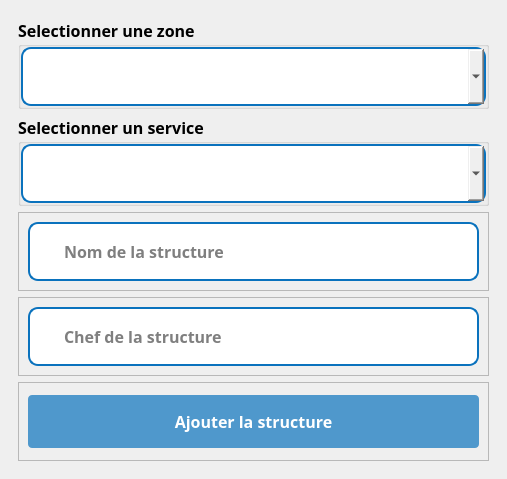
<?xml version="1.0" encoding="UTF-8"?>
<ui version="4.0">
 <class>Dialog</class>
 <widget class="QDialog" name="Dialog">
  <property name="geometry">
   <rect>
    <x>0</x>
    <y>0</y>
    <width>507</width>
    <height>479</height>
   </rect>
  </property>
  <property name="windowTitle">
   <string>Dialog</string>
  </property>
  <layout class="QVBoxLayout" name="verticalLayout">
   <property name="spacing">
    <number>0</number>
   </property>
   <property name="leftMargin">
    <number>0</number>
   </property>
   <property name="topMargin">
    <number>0</number>
   </property>
   <property name="rightMargin">
    <number>0</number>
   </property>
   <property name="bottomMargin">
    <number>0</number>
   </property>
   <item>
    <widget class="QWidget" name="widget" native="true">
     <layout class="QVBoxLayout" name="verticalLayout_2">
      <property name="spacing">
       <number>0</number>
      </property>
      <property name="leftMargin">
       <number>0</number>
      </property>
      <property name="topMargin">
       <number>0</number>
      </property>
      <property name="rightMargin">
       <number>0</number>
      </property>
      <property name="bottomMargin">
       <number>0</number>
      </property>
      <item>
       <widget class="QWidget" name="widget_2" native="true">
        <layout class="QVBoxLayout" name="verticalLayout_3">
         <item>
          <widget class="QWidget" name="widget_3" native="true">
           <layout class="QVBoxLayout" name="verticalLayout_4">
            <item>
             <widget class="QGroupBox" name="groupBox">
              <property name="font">
               <font>
                <family>GeForce</family>
                <pointsize>12</pointsize>
                <weight>75</weight>
                <bold>true</bold>
               </font>
              </property>
              <property name="title">
               <string>Selectionner une zone</string>
              </property>
              <layout class="QVBoxLayout" name="verticalLayout_6">
               <property name="spacing">
                <number>0</number>
               </property>
               <property name="leftMargin">
                <number>0</number>
               </property>
               <property name="topMargin">
                <number>0</number>
               </property>
               <property name="rightMargin">
                <number>0</number>
               </property>
               <property name="bottomMargin">
                <number>0</number>
               </property>
               <item>
                <widget class="QFrame" name="input_3">
                 <property name="styleSheet">
                  <string notr="true">#input_3{
	background:white;
	border-radius:10px;
	border:2px  solid rgb(10, 114, 189);
}

#lineEdit_3{
	border: none;
}</string>
                 </property>
                 <property name="frameShape">
                  <enum>QFrame::StyledPanel</enum>
                 </property>
                 <property name="frameShadow">
                  <enum>QFrame::Raised</enum>
                 </property>
                 <layout class="QHBoxLayout" name="horizontalLayout_3">
                  <property name="spacing">
                   <number>0</number>
                  </property>
                  <property name="leftMargin">
                   <number>10</number>
                  </property>
                  <property name="topMargin">
                   <number>0</number>
                  </property>
                  <property name="rightMargin">
                   <number>0</number>
                  </property>
                  <property name="bottomMargin">
                   <number>0</number>
                  </property>
                  <item>
                   <widget class="QLabel" name="label_6">
                    <property name="maximumSize">
                     <size>
                      <width>30</width>
                      <height>30</height>
                     </size>
                    </property>
                    <property name="text">
                     <string/>
                    </property>
                    <property name="pixmap">
                     <pixmap>../../static/asset/icons/blue/credit-card.svg</pixmap>
                    </property>
                    <property name="scaledContents">
                     <bool>true</bool>
                    </property>
                   </widget>
                  </item>
                  <item>
                   <widget class="QComboBox" name="zone">
                    <property name="font">
                     <font>
                      <family>GeForce</family>
                      <pointsize>12</pointsize>
                      <weight>50</weight>
                      <bold>false</bold>
                     </font>
                    </property>
                    <property name="styleSheet">
                     <string notr="true">padding:15px;
border-radius:10px</string>
                    </property>
                   </widget>
                  </item>
                 </layout>
                </widget>
               </item>
              </layout>
             </widget>
            </item>
            <item>
             <widget class="QGroupBox" name="groupBox_2">
              <property name="font">
               <font>
                <family>GeForce</family>
                <pointsize>12</pointsize>
                <weight>75</weight>
                <bold>true</bold>
               </font>
              </property>
              <property name="title">
               <string>Selectionner un service</string>
              </property>
              <layout class="QVBoxLayout" name="verticalLayout_8">
               <property name="spacing">
                <number>0</number>
               </property>
               <property name="leftMargin">
                <number>0</number>
               </property>
               <property name="topMargin">
                <number>0</number>
               </property>
               <property name="rightMargin">
                <number>0</number>
               </property>
               <property name="bottomMargin">
                <number>0</number>
               </property>
               <item>
                <widget class="QFrame" name="input_4">
                 <property name="styleSheet">
                  <string notr="true">#input_4{
	background:white;
	border-radius:10px;
	border:2px  solid rgb(10, 114, 189);
}

#lineEdit_4{
	border: none;
}</string>
                 </property>
                 <property name="frameShape">
                  <enum>QFrame::StyledPanel</enum>
                 </property>
                 <property name="frameShadow">
                  <enum>QFrame::Raised</enum>
                 </property>
                 <layout class="QHBoxLayout" name="horizontalLayout_4">
                  <property name="spacing">
                   <number>0</number>
                  </property>
                  <property name="leftMargin">
                   <number>10</number>
                  </property>
                  <property name="topMargin">
                   <number>0</number>
                  </property>
                  <property name="rightMargin">
                   <number>0</number>
                  </property>
                  <property name="bottomMargin">
                   <number>0</number>
                  </property>
                  <item>
                   <widget class="QLabel" name="label_7">
                    <property name="maximumSize">
                     <size>
                      <width>30</width>
                      <height>30</height>
                     </size>
                    </property>
                    <property name="text">
                     <string/>
                    </property>
                    <property name="pixmap">
                     <pixmap>../../static/asset/icons/blue/credit-card.svg</pixmap>
                    </property>
                    <property name="scaledContents">
                     <bool>true</bool>
                    </property>
                   </widget>
                  </item>
                  <item>
                   <widget class="QComboBox" name="service">
                    <property name="font">
                     <font>
                      <family>GeForce</family>
                      <pointsize>12</pointsize>
                      <weight>50</weight>
                      <bold>false</bold>
                     </font>
                    </property>
                    <property name="styleSheet">
                     <string notr="true">padding:15px;
border-radius:10px</string>
                    </property>
                   </widget>
                  </item>
                 </layout>
                </widget>
               </item>
              </layout>
             </widget>
            </item>
            <item>
             <widget class="QFrame" name="frame">
              <property name="styleSheet">
               <string notr="true"/>
              </property>
              <property name="frameShape">
               <enum>QFrame::StyledPanel</enum>
              </property>
              <property name="frameShadow">
               <enum>QFrame::Raised</enum>
              </property>
              <layout class="QVBoxLayout" name="verticalLayout_5">
               <item>
                <widget class="QFrame" name="input">
                 <property name="styleSheet">
                  <string notr="true">#input{
	background:white;
	border-radius:10px;
	border:2px  solid rgb(10, 114, 189);
}

#lineEdit{
	border: none;
}</string>
                 </property>
                 <property name="frameShape">
                  <enum>QFrame::StyledPanel</enum>
                 </property>
                 <property name="frameShadow">
                  <enum>QFrame::Raised</enum>
                 </property>
                 <layout class="QHBoxLayout" name="horizontalLayout">
                  <property name="spacing">
                   <number>0</number>
                  </property>
                  <property name="leftMargin">
                   <number>10</number>
                  </property>
                  <property name="topMargin">
                   <number>0</number>
                  </property>
                  <property name="rightMargin">
                   <number>0</number>
                  </property>
                  <property name="bottomMargin">
                   <number>0</number>
                  </property>
                  <item>
                   <widget class="QLabel" name="label_2">
                    <property name="maximumSize">
                     <size>
                      <width>30</width>
                      <height>30</height>
                     </size>
                    </property>
                    <property name="text">
                     <string/>
                    </property>
                    <property name="pixmap">
                     <pixmap>../../static/asset/icons/blue/home.svg</pixmap>
                    </property>
                    <property name="scaledContents">
                     <bool>true</bool>
                    </property>
                   </widget>
                  </item>
                  <item>
                   <widget class="QLineEdit" name="structure">
                    <property name="font">
                     <font>
                      <family>GeForce</family>
                      <pointsize>12</pointsize>
                      <weight>75</weight>
                      <bold>true</bold>
                     </font>
                    </property>
                    <property name="styleSheet">
                     <string notr="true">padding:15px;
border-radius:10px</string>
                    </property>
                    <property name="placeholderText">
                     <string>Nom de la structure</string>
                    </property>
                   </widget>
                  </item>
                 </layout>
                </widget>
               </item>
              </layout>
             </widget>
            </item>
            <item>
             <widget class="QFrame" name="frame_5">
              <property name="styleSheet">
               <string notr="true"/>
              </property>
              <property name="frameShape">
               <enum>QFrame::StyledPanel</enum>
              </property>
              <property name="frameShadow">
               <enum>QFrame::Raised</enum>
              </property>
              <layout class="QVBoxLayout" name="verticalLayout_7">
               <item>
                <widget class="QFrame" name="input_2">
                 <property name="styleSheet">
                  <string notr="true">#input_2{
	background:white;
	border-radius:10px;
	border:2px  solid rgb(10, 114, 189);
}

#lineEdit_2{
	border: none;
}</string>
                 </property>
                 <property name="frameShape">
                  <enum>QFrame::StyledPanel</enum>
                 </property>
                 <property name="frameShadow">
                  <enum>QFrame::Raised</enum>
                 </property>
                 <layout class="QHBoxLayout" name="horizontalLayout_2">
                  <property name="spacing">
                   <number>0</number>
                  </property>
                  <property name="leftMargin">
                   <number>10</number>
                  </property>
                  <property name="topMargin">
                   <number>0</number>
                  </property>
                  <property name="rightMargin">
                   <number>0</number>
                  </property>
                  <property name="bottomMargin">
                   <number>0</number>
                  </property>
                  <item>
                   <widget class="QLabel" name="label_5">
                    <property name="maximumSize">
                     <size>
                      <width>30</width>
                      <height>30</height>
                     </size>
                    </property>
                    <property name="text">
                     <string/>
                    </property>
                    <property name="pixmap">
                     <pixmap>../../static/asset/icons/blue/user.svg</pixmap>
                    </property>
                    <property name="scaledContents">
                     <bool>true</bool>
                    </property>
                   </widget>
                  </item>
                  <item>
                   <widget class="QLineEdit" name="chef">
                    <property name="font">
                     <font>
                      <family>GeForce</family>
                      <pointsize>12</pointsize>
                      <weight>75</weight>
                      <bold>true</bold>
                     </font>
                    </property>
                    <property name="styleSheet">
                     <string notr="true">padding:15px;
border-radius:10px</string>
                    </property>
                    <property name="placeholderText">
                     <string>Chef de la structure</string>
                    </property>
                   </widget>
                  </item>
                 </layout>
                </widget>
               </item>
              </layout>
             </widget>
            </item>
            <item>
             <widget class="QFrame" name="frame_2">
              <property name="frameShape">
               <enum>QFrame::StyledPanel</enum>
              </property>
              <property name="frameShadow">
               <enum>QFrame::Raised</enum>
              </property>
              <layout class="QVBoxLayout" name="verticalLayout_9">
               <item>
                <widget class="QPushButton" name="addStruct">
                 <property name="font">
                  <font>
                   <family>GeForce</family>
                   <pointsize>12</pointsize>
                   <weight>75</weight>
                   <bold>true</bold>
                  </font>
                 </property>
                 <property name="cursor">
                  <cursorShape>PointingHandCursor</cursorShape>
                 </property>
                 <property name="styleSheet">
                  <string notr="true">#addStruct{
	background: rgb(10, 114, 189, 0.7);
	color: rgb(255, 255, 255);
	border-radius:4px;
	padding: 15px
}

#addStruct:hover{
	background: rgb(10, 114, 189, 1);
	border-radius:4px
}
</string>
                 </property>
                 <property name="text">
                  <string>Ajouter la structure</string>
                 </property>
                 <property name="icon">
                  <iconset>
                   <normaloff>../../static/asset/icons/white/save.svg</normaloff>../../static/asset/icons/white/save.svg</iconset>
                 </property>
                 <property name="iconSize">
                  <size>
                   <width>25</width>
                   <height>25</height>
                  </size>
                 </property>
                </widget>
               </item>
              </layout>
             </widget>
            </item>
           </layout>
          </widget>
         </item>
        </layout>
       </widget>
      </item>
     </layout>
    </widget>
   </item>
  </layout>
 </widget>
 <resources/>
 <connections/>
</ui>
